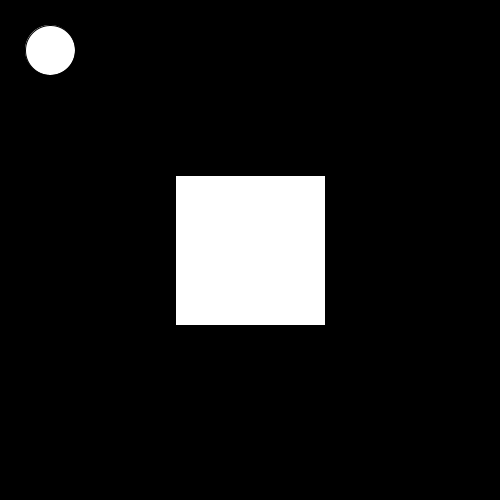
Frame 1 (no input)
Frame 60 (the mouse pressed at the canvas centre just before this capture): identical to frame 1, image omitted
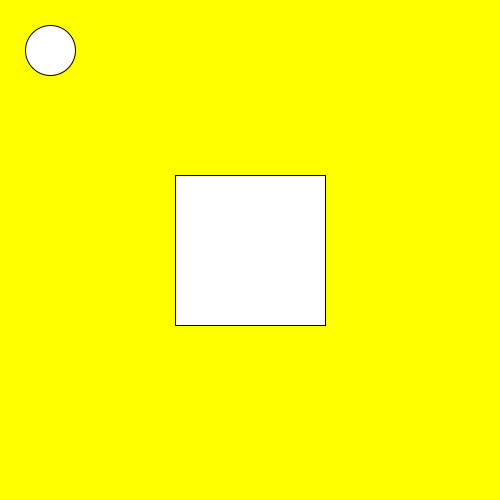
Frame 120 (the mouse held since frame 60 and released just before this capture)

The Processing sketch that drew these frames (run headless with seeded random() and noise(); from frame 60 on, the mouse is pressed at the canvas centre):

// Processing sketch: CRCP1310_05_Button
// ── CRCP1310_05_Button.pde
boolean isOn;

float x;
float y;
float w;
float h;

float cx;
float cy;
float cd;

void setup() {
  size(500, 500);
  isOn = false;

  x = width / 2.0;
  y = height / 2.0;
  w = 150;
  h = 150;
  
  cx = 50;
  cy = 50;
  cd = 50;
}

void draw() {
  if (isOn) {
    background(255, 255, 0);
  } else {
    background(0);
  }

  drawButton();
  drawCircleButton();
}

void mousePressed() {
  if (mouseInButton()) {
    isOn = !isOn;
  }
  
  if (mouseInCircleButton()) {
    randomizeButton();
  }
}

void drawButton() {
  rectMode(CENTER);
  rect(x, y, w, h);
}

void randomizeButton() {
  w = random(10, 200);
  h = random(10, 200);
  x = random(w / 2.0, width - (w / 2.0));
  y = random(h / 2.0, height - (h / 2.0));
}

void drawCircleButton() {
  ellipse(cx, cy, cd, cd);
}

boolean mouseInButton() {
  float minX = x - (w / 2.0);
  float maxX = x + (w / 2.0);
  float minY = y - (h / 2.0);
  float maxY = y + (h / 2.0);
  boolean greaterThanMinX = mouseX > minX;
  boolean lessThanMaxX = mouseX < maxX;
  boolean greaterThanMinY = mouseY > minY;
  boolean lessThanMaxY = mouseY < maxY;
  boolean isWithinXBounds = greaterThanMinX && lessThanMaxX;
  boolean isWithinYBounds = greaterThanMinY && lessThanMaxY;
  return  isWithinXBounds && isWithinYBounds;
}

boolean mouseInCircleButton() {
  float distance = dist(cx, cy, mouseX, mouseY);
  float radius = cd / 2.0;
  return (distance <= radius);
}
